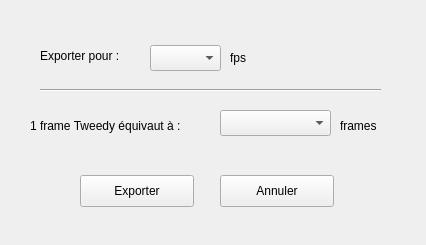
<?xml version="1.0" encoding="UTF-8"?>
<ui version="4.0">
 <class>Form</class>
 <widget class="QWidget" name="Form">
  <property name="geometry">
   <rect>
    <x>0</x>
    <y>0</y>
    <width>426</width>
    <height>245</height>
   </rect>
  </property>
  <property name="windowTitle">
   <string>Form</string>
  </property>
  <widget class="QLabel" name="label">
   <property name="geometry">
    <rect>
     <x>40</x>
     <y>45</y>
     <width>111</width>
     <height>21</height>
    </rect>
   </property>
   <property name="text">
    <string>Exporter pour :</string>
   </property>
  </widget>
  <widget class="QComboBox" name="comboBox">
   <property name="geometry">
    <rect>
     <x>150</x>
     <y>45</y>
     <width>71</width>
     <height>26</height>
    </rect>
   </property>
  </widget>
  <widget class="Line" name="line">
   <property name="geometry">
    <rect>
     <x>40</x>
     <y>80</y>
     <width>341</width>
     <height>20</height>
    </rect>
   </property>
   <property name="orientation">
    <enum>Qt::Horizontal</enum>
   </property>
  </widget>
  <widget class="QLabel" name="label_2">
   <property name="geometry">
    <rect>
     <x>30</x>
     <y>115</y>
     <width>181</width>
     <height>21</height>
    </rect>
   </property>
   <property name="text">
    <string>1 frame Tweedy équivaut à :</string>
   </property>
  </widget>
  <widget class="QComboBox" name="comboBox_2">
   <property name="geometry">
    <rect>
     <x>220</x>
     <y>110</y>
     <width>111</width>
     <height>26</height>
    </rect>
   </property>
  </widget>
  <widget class="QLabel" name="label_3">
   <property name="geometry">
    <rect>
     <x>340</x>
     <y>115</y>
     <width>62</width>
     <height>21</height>
    </rect>
   </property>
   <property name="text">
    <string>frames</string>
   </property>
  </widget>
  <widget class="QPushButton" name="pushButton">
   <property name="geometry">
    <rect>
     <x>80</x>
     <y>175</y>
     <width>114</width>
     <height>32</height>
    </rect>
   </property>
   <property name="text">
    <string>Exporter</string>
   </property>
  </widget>
  <widget class="QPushButton" name="pushButton_2">
   <property name="geometry">
    <rect>
     <x>220</x>
     <y>175</y>
     <width>114</width>
     <height>32</height>
    </rect>
   </property>
   <property name="text">
    <string>Annuler</string>
   </property>
  </widget>
  <widget class="QLabel" name="label_4">
   <property name="geometry">
    <rect>
     <x>230</x>
     <y>50</y>
     <width>62</width>
     <height>16</height>
    </rect>
   </property>
   <property name="text">
    <string>fps</string>
   </property>
  </widget>
 </widget>
 <resources/>
 <connections/>
</ui>
